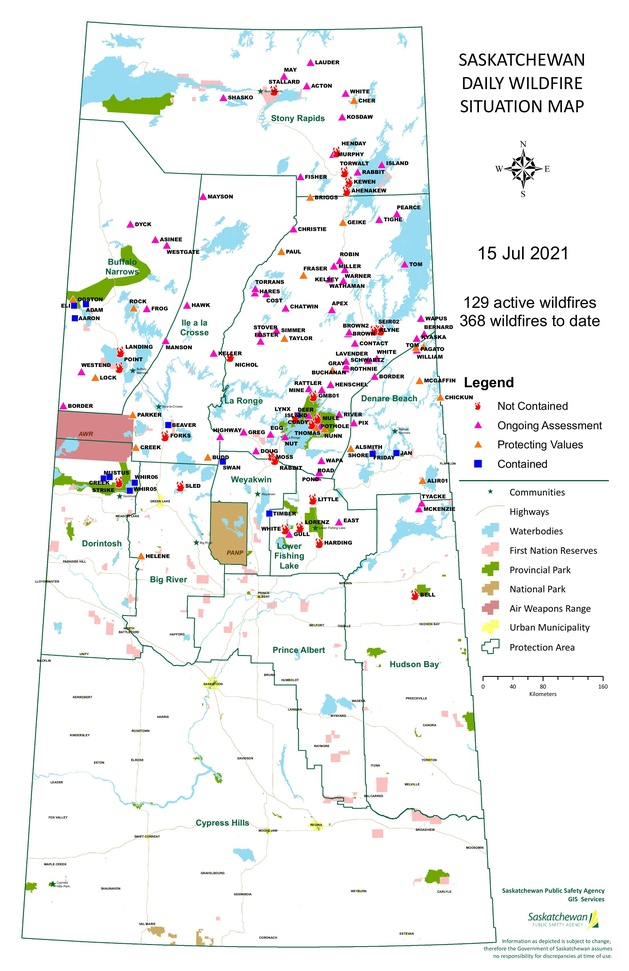
#> input picture image/activefires.pdf0.jpg, 629 x 971 px, shrunk from 2200 x 3400 before the run, given in place of activefires.pdf0.png, which was not available
$ python imagecompare.py
#> lines starting #> are read from the running program, lines starting #| are printed output that depends on the picture; pictures that were not available may be replaced by others from this repository, and a replacement may not be noted
# https://stackoverflow.com/questions/56183201/detect-and-visualize-differences-between-two-images-with-opencv-python

from skimage.metrics import structural_similarity
import cv2
import numpy as np

before = cv2.imread('image/activefires.pdf0.png')
#> before is the input picture: shape (971, 629, 3); mean B, G, R 240.4, 241.5, 239.6
after = cv2.imread('image_old/activefires.pdf0.png')

# Convert images to grayscale
before_gray = cv2.cvtColor(before, cv2.COLOR_BGR2GRAY)
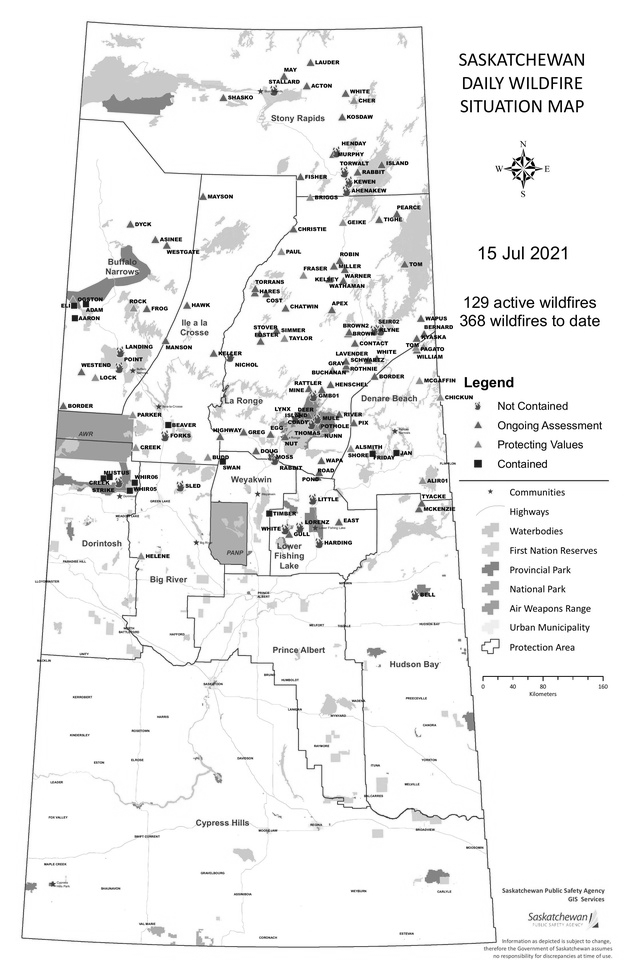
#> before_gray: shape (971, 629); min 0, max 255, mean 240.8
after_gray = cv2.cvtColor(after, cv2.COLOR_BGR2GRAY)

# Compute SSIM between two images
(score, diff) = structural_similarity(before_gray, after_gray, full=True)
#> diff: shape (971, 629) float64; every value is 1
#> score = 1
print("Image similarity", score)
#| Image similarity 1.0

# The diff image contains the actual image differences between the two images
# and is represented as a floating point data type in the range [0,1]
# so we must convert the array to 8-bit unsigned integers in the range
# [0,255] before we can use it with OpenCV
diff = (diff * 255).astype("uint8")
#> diff: shape (971, 629); every value is 255

# Threshold the difference image, followed by finding contours to
# obtain the regions of the two input images that differ
thresh = cv2.threshold(diff, 0, 255, cv2.THRESH_BINARY_INV | cv2.THRESH_OTSU)[1]
#> thresh: shape (971, 629); every value is 0
contours = cv2.findContours(thresh.copy(), cv2.RETR_EXTERNAL, cv2.CHAIN_APPROX_SIMPLE)
#> contours = 0 contours
contours = contours[0] if len(contours) == 2 else contours[1]
#> contours = []

mask = np.zeros(before.shape, dtype='uint8')
filled_after = after.copy()

for c in contours:
    area = cv2.contourArea(c)
    if area > 40:
        x,y,w,h = cv2.boundingRect(c)
        cv2.rectangle(before, (x, y), (x + w, y + h), (36,255,12), 10)
        cv2.rectangle(after, (x, y), (x + w, y + h), (36,255,12), 10)
        cv2.drawContours(mask, [c], 0, (0,255,0), -1)
        cv2.drawContours(filled_after, [c], 0, (0,255,0), -1)
#> this loop made 0 passes
#> mask: shape (971, 629, 3); every value is 0

changes_top = cv2.imread('image/changes.png')
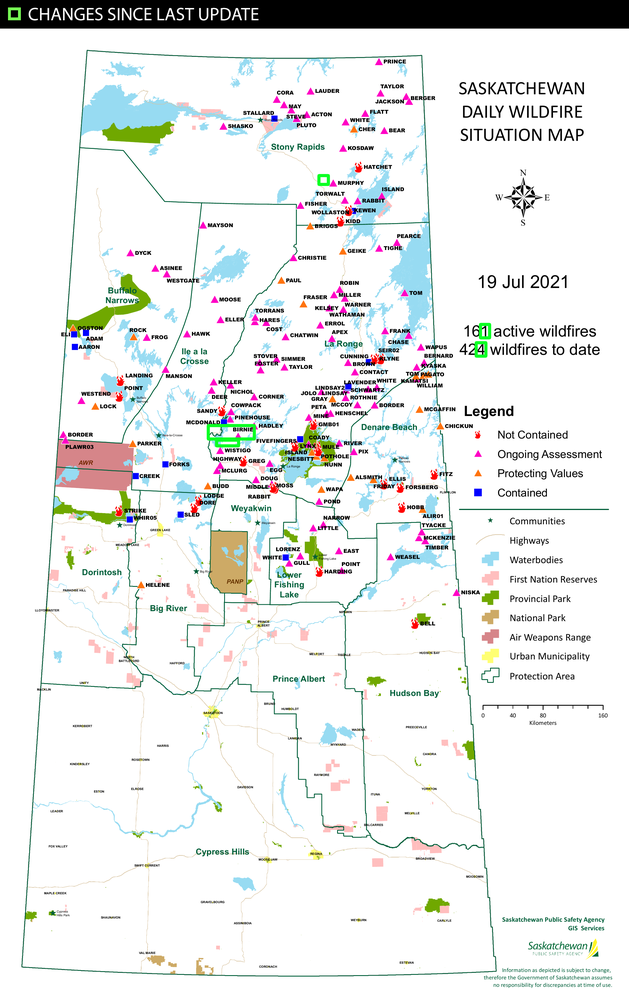
#> input picture image/changes.png, 629 x 1000 px, shrunk from 2200 x 3500 before the run
#> changes_top is the input picture: shape (1000, 629, 3); mean B, G, R 233.5, 234.6, 232.8
previous_top = cv2.imread('image/previous.png')
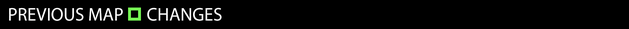
#> input picture image/previous.png, 629 x 29 px, shrunk from 2200 x 100 before the run
#> previous_top is the input picture: shape (29, 629, 3); mean B, G, R 12, 13, 12.2
current_top = cv2.imread('image/current.png')
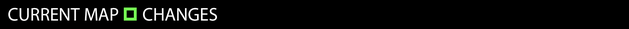
#> input picture image/current.png, 629 x 29 px, shrunk from 2200 x 100 before the run
#> current_top is the input picture: shape (29, 629, 3); mean B, G, R 11.8, 12.8, 12

new_img = cv2.vconcat([changes_top, after])
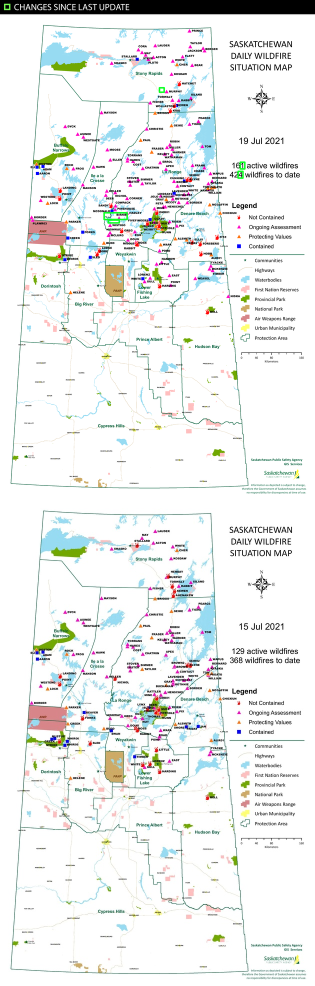
#> new_img: shape (1971, 629, 3) (shown at 1/2 size); mean B, G, R 236.9, 238, 236.2
previous_img = cv2.vconcat([previous_top, before])
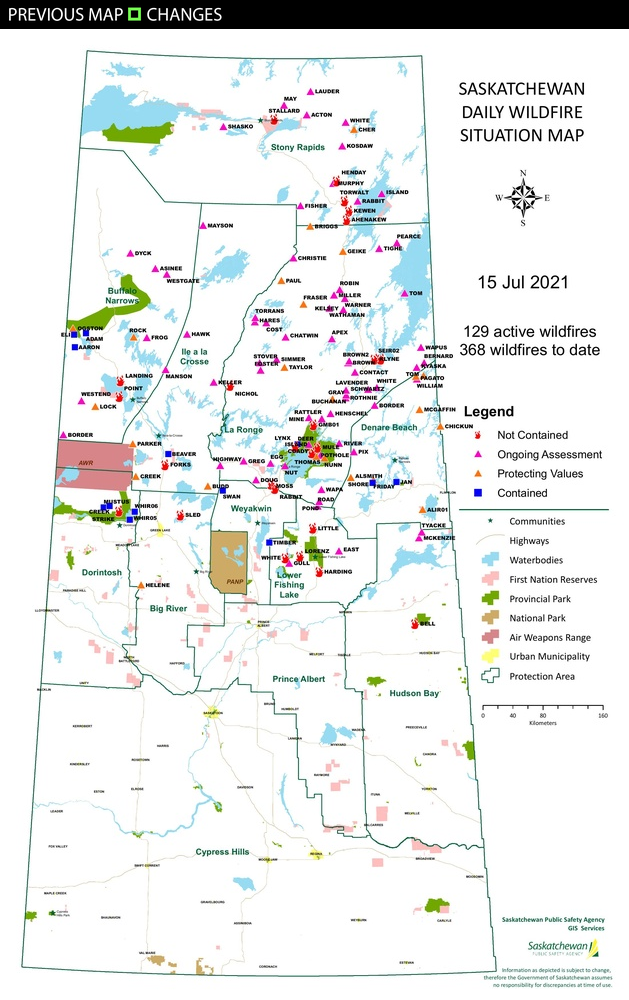
#> previous_img: shape (1000, 629, 3); mean B, G, R 233.8, 234.8, 233
current_img = cv2.vconcat([current_top, after])
both_img = cv2.hconcat([previous_img, current_img])
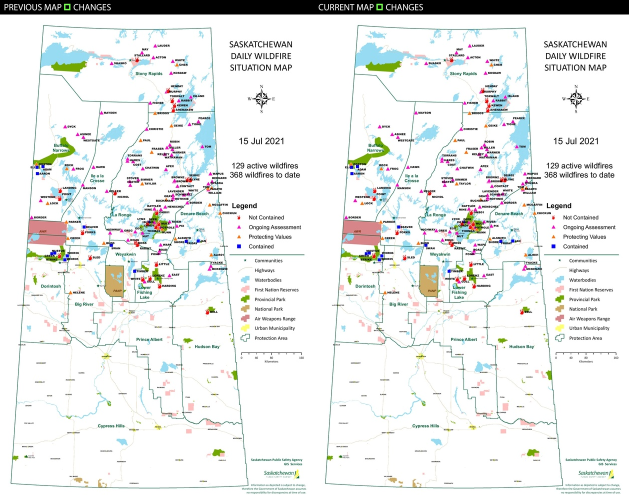
#> both_img: shape (1000, 1258, 3) (shown at 1/2 size); mean B, G, R 233.8, 234.8, 233

# cv2.imshow('before', before)
# cv2.imshow('after', after)
# cv2.imshow('Vertical', v_img)
cv2.imwrite('./image/changes.png', new_img)
cv2.imwrite('./image/both.png', both_img)

# cv2.waitKey(0)
# cv2.destroyAllWindows()
